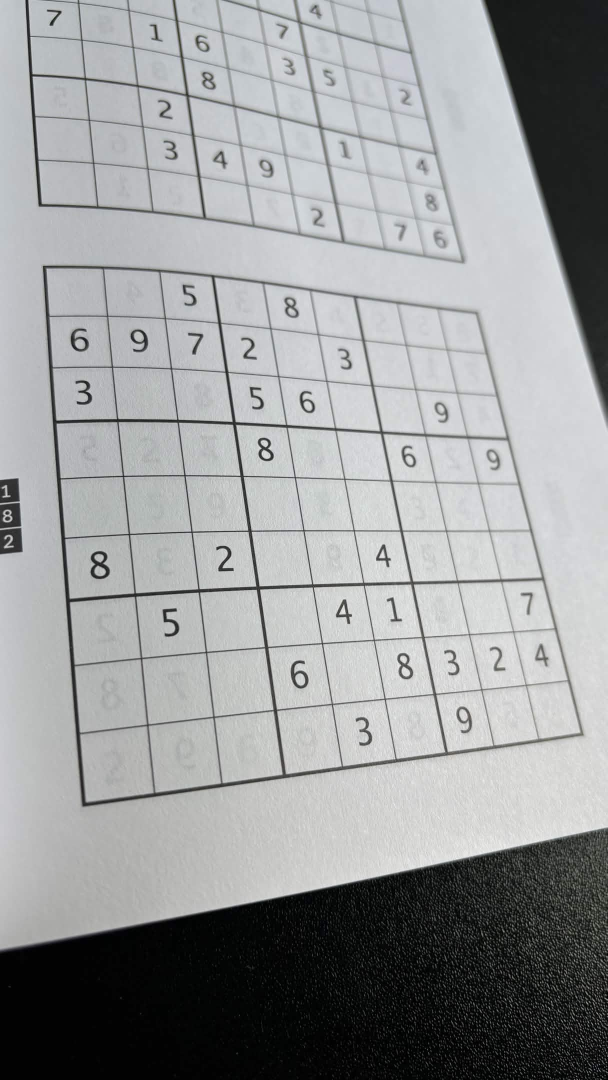
#> input picture cv/test_imgs/angled.jpg, 1215 x 2160 px, found by its file name (shown at 1/2 size)
$ python new.py
#> lines starting #> are read from the running program, lines starting #| are printed output that depends on the picture; after the words box and inside, x2 and y2 are one past the last pixel; in counts of white or black regions, pixels touching at a corner belong together
import cv2
import os
import numpy as np

class Scan:
    def __init__(self):
        self.path = os.getcwd() + r"\cv" + r"\test_imgs" + r"\angled.jpg"

        #apparently i need to store the orignal for later and make a copy of it for now
        self.original = cv2.imread(self.path)
#> self.original is the input picture: shape (2160, 1215, 3); mean B, G, R 156.1, 155.3, 153.7
        self.original = cv2.resize(self.original, None, fx=0.5, fy=0.4)
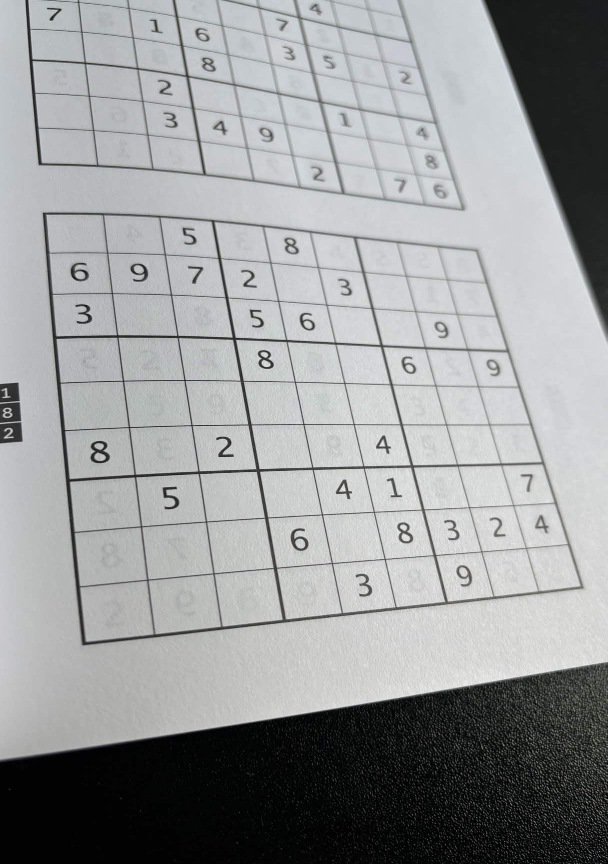
#> self.original: shape (864, 608, 3); mean B, G, R 156, 155.2, 153.6

        self.img = self.original.copy()
        #for da 4 corner contour used to warp image to straight
        self.biggest = None

        self.grayscale()
        self.blur()
        self.edge()
        self.contours()
        self.show_image()

    def show_image(self):
        cv2.imshow("Image", self.img)
        cv2.waitKey(0)
        cv2.destroyAllWindows()

    def grayscale(self):
        self.img = cv2.cvtColor(self.img, cv2.COLOR_BGR2GRAY)

    def blur(self):
        #ig (5, 5) is standard
        self.img = cv2.GaussianBlur(self.img, (5, 5), 0)

    def edge(self):
        self.img = cv2.Canny(self.img, 50, 150)
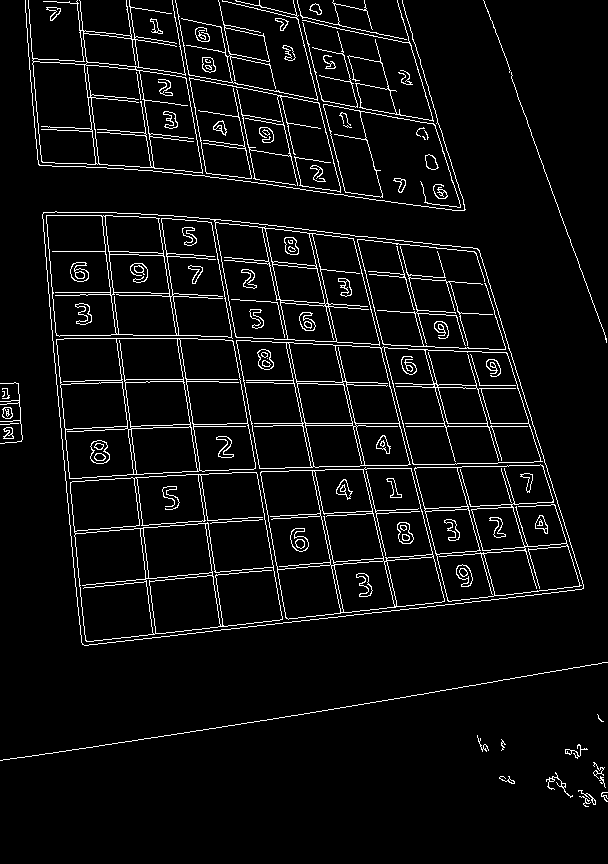
#> self.img: shape (864, 608); 5.4% white in thin lines or dots

    def contours(self):
        #find the contours
        contours, _ = cv2.findContours(self.img, cv2.RETR_EXTERNAL, cv2.CHAIN_APPROX_SIMPLE)
#> contours = 49 contours, 22 with area under 20; largest, box (x1, y1, x2, y2) and area: (42, 211, 584, 646) 184524, (28, 0, 203, 174) 17310, (323, 104, 461, 208) 3082, (175, 0, 318, 101) 1009, (302, 0, 434, 122) 825
        #apply contours
        self.img = cv2.cvtColor(self.img, cv2.COLOR_GRAY2BGR)
#> self.img: shape (864, 608, 3); 5.4% white in thin lines or dots

        max_area = 0
        biggest = None
        #find the biggest contour since the image mixed hella contours together

        for cnt in contours:
            area = cv2.contourArea(cnt)
            perimeter = cv2.arcLength(cnt, True)

            #approximates the shape with verticies
            approx = cv2.approxPolyDP(cnt, 0.02 * perimeter, True)

            if area > max_area and len(approx) == 4:
                max_area = area
                biggest = approx
#> this loop made 49 passes
#> (area, perimeter, max_area, biggest) on pass 19: (184523.5, 1807.7, 184523.5, [[43, 212], [82, 644], [583, 588], [477, 248]])
#> (area, perimeter) on passes 3, 5, 6, 7, 8, 13: (24.5, 69.84), (21, 59.94), (43, 152.9), (20, 92.23), (35.5, 109.8), (75, 50.63)
#> after the loop, max_area = 184523.5

        self.biggest = biggest
#> self.biggest = [[43, 212], [82, 644], [583, 588], [477, 248]]

        if biggest is not None:
            cv2.drawContours(self.img, [biggest], -1, (0, 255, 0), 2)
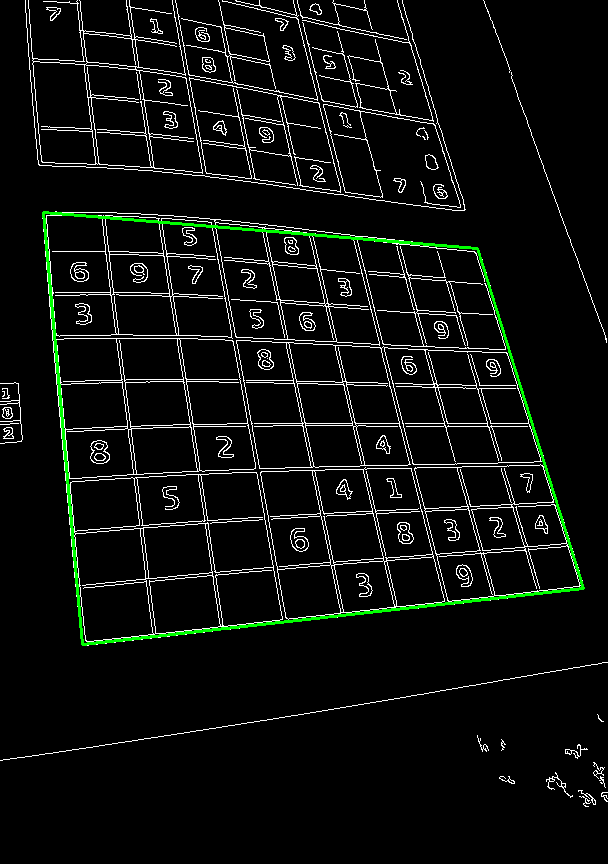
#> self.img: shape (864, 608, 3); mean B, G, R 13.1, 15.5, 13.1
            self.img = self.warp(biggest)

    def order_points(self, points):
        points = points.reshape(4, 2).astype(np.float32)
#> points = [[43, 212], [82, 644], [583, 588], [477, 248]]
        ordered = np.zeros((4, 2), dtype=np.float32)

        sums = points.sum(axis=1)
#> sums = [255, 726, 1171, 725]
        diffs = np.diff(points, axis=1)
#> diffs = [169, 562, 5, -229]

        ordered[0] = points[np.argmin(sums)]   # top-left
        ordered[2] = points[np.argmax(sums)]   # bottom-right
        ordered[1] = points[np.argmin(diffs)]  # top-right
        ordered[3] = points[np.argmax(diffs)]  # bottom-left

        return ordered

    def warp(self, biggest):
        src = self.order_points(biggest)
#> src = [[43, 212], [477, 248], [583, 588], [82, 644]]

        width_top = np.linalg.norm(src[1] - src[0])
#> width_top = 435.5
        width_bottom = np.linalg.norm(src[2] - src[3])
#> width_bottom = 504.1
        height_left = np.linalg.norm(src[3] - src[0])
#> height_left = 433.8
        height_right = np.linalg.norm(src[2] - src[1])
#> height_right = 356.1

        width = int(max(width_top, width_bottom))
#> width = 504
        height = int(max(height_left, height_right))
#> height = 433

        dst = np.array([
            [0, 0],
            [width - 1, 0],
            [width - 1, height - 1],
            [0, height - 1]
        ], dtype=np.float32)
#> dst = [[0, 0], [503, 0], [503, 432], [0, 432]]

        matrix = cv2.getPerspectiveTransform(src, dst)
#> matrix = [[1.05, -0.0944, -24.94], [-0.114, 1.37, -285.9], [-0.000548, 0.000631, 1]]
        return cv2.warpPerspective(self.original, matrix, (width, height))
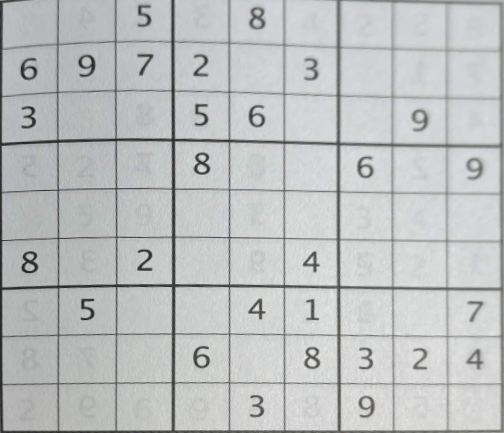
#> returned value: shape (433, 504, 3); mean of channels 0, 1, 2 192.5, 191.9, 190.4; drawn as B, G, R

    def splice(self):
        height, width = self.original.shape[:2]

        #divides the image into a 9x9 grid
        cell_h = height // 9
        cell_w = width // 9

        cells = []

        for r in range(9):
            row_cells = []
            for c in range(9):
                y1 = r * cell_h
                y2 = (r + 1) * cell_h
                x1 = c * cell_w
                x2 = (c + 1) * cell_w

                cell = self.original[y1:y2, x1:x2]
                #inside row_cells are column cells
                row_cells.append(cell)
            #makes the entire grid
            cells.append(row_cells)

        return cells


test = Scan()

$ run again, with cv/test_imgs/flat.jpg copied over cv/test_imgs/angled.jpg
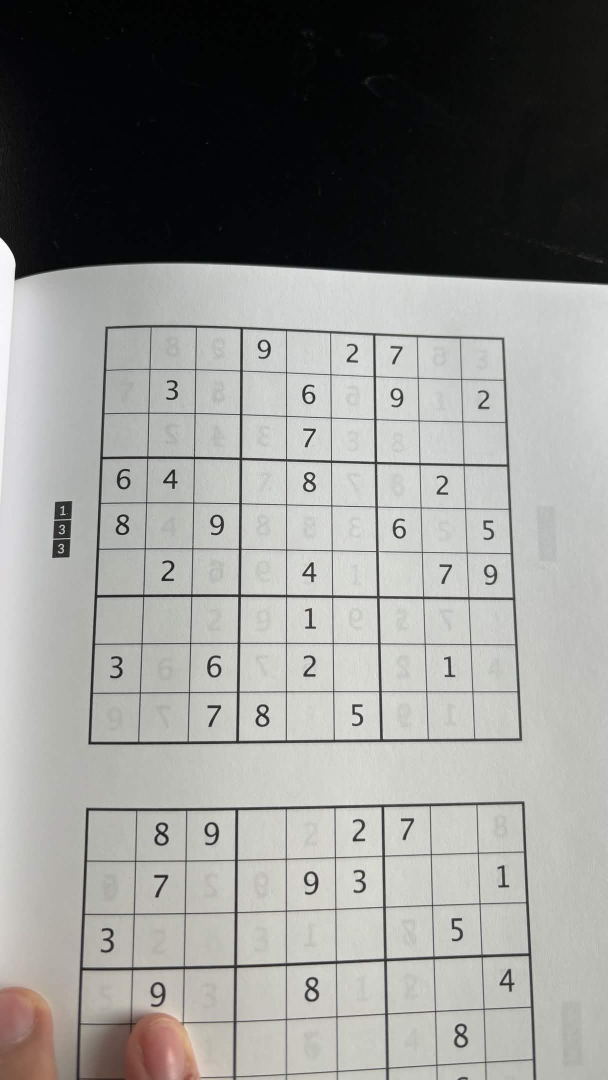
#> input picture cv/test_imgs/flat.jpg, 1215 x 2160 px, found by its file name (shown at 1/2 size)
#> in __init__, self.original is the input picture: shape (2160, 1215, 3); mean B, G, R 140.8, 143.5, 143.5
#> self.original: shape (864, 608, 3)
#> contours = 17 contours, 6 with area under 20; largest, box (x1, y1, x2, y2) and area: (88, 259, 523, 597) 137876, (83, 648, 236, 774) 18362, (237, 646, 384, 772) 17605, (384, 643, 529, 767) 16608, (236, 769, 386, 864) 12714
#> the loop in contours, `for cnt in contours:` made 17 passes
#> (area, perimeter, max_area, biggest) on passes 8, 10, 15: (12714.5, 718.5, 12714.5, [[385, 769], [237, 774], [236, 863], [385, 863]]), (18362, 548.6, 18362, [[89, 649], [83, 773], [233, 771], [234, 648]]), (137876, 1511.2, 137876, [[105, 261], [88, 595], [521, 592], [504, 270]])
#> after the loop in contours, `for cnt in contours:`: max_area = 137876
#> self.biggest = [[105, 261], [88, 595], [521, 592], [504, 270]]
#> in contours, `cv2.drawContours(self.img, [biggest], -1, (0, 255, 0), 2)`:
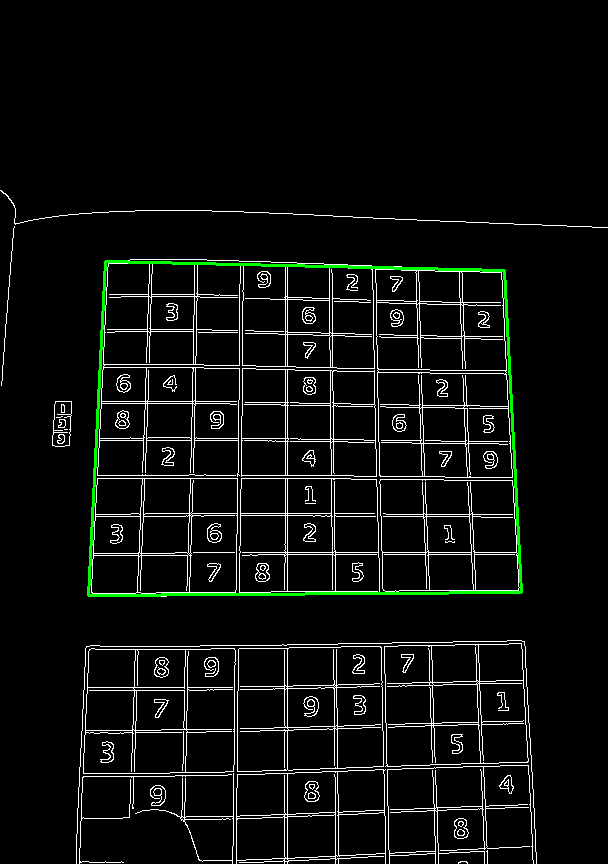
#> self.img: shape (864, 608, 3); mean B, G, R 12.7, 14.8, 12.7
#> sums = [366, 683, 1113, 774]
#> diffs = [156, 507, 71, -234]
#> src = [[105, 261], [504, 270], [521, 592], [88, 595]]
#> width_top = 399.1
#> width_bottom = 433
#> height_left = 334.4
#> height_right = 322.4
#> width = 433
#> height = 334
#> dst = [[0, 0], [432, 0], [432, 333], [0, 333]]
#> matrix = [[1.11, 0.0563, -130.8], [-0.0259, 1.15, -296.8], [-9.97e-05, 0.000271, 1]]
#> in warp, `return cv2.warpPerspective(self.original, matrix, (width, height))`:
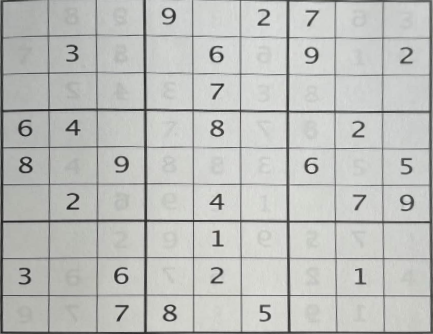
#> returned value: shape (334, 433, 3); mean of channels 0, 1, 2 187, 190.1, 188.7; drawn as B, G, R
